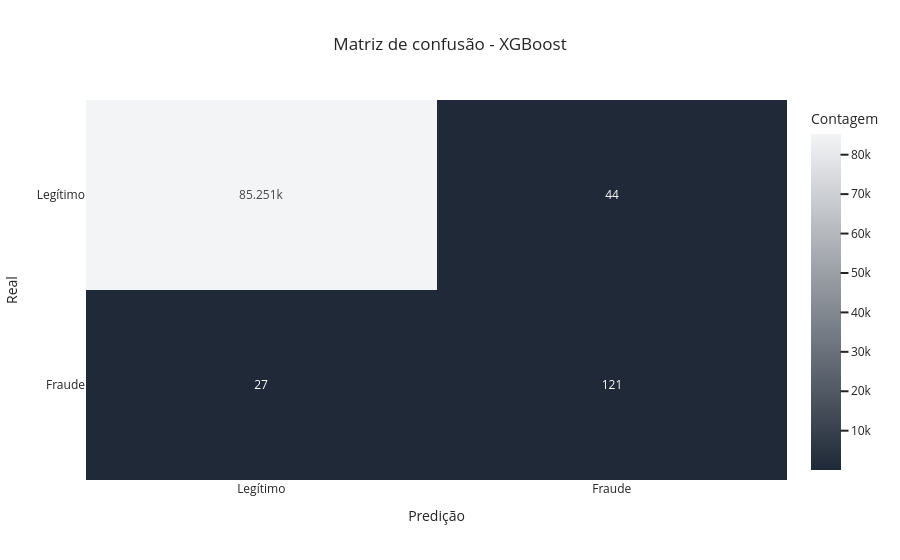

Notebook code for this chart:
### Code cell
# Teste do modelo de XGBoost
y_pred_xgb = best_xgb.predict(x_test)

# Avaliação do modelo com o teste
report_xgb = classification_report(y_test, y_pred_xgb)
print('Relatório de classificação XGBoost')
print(report_xgb)

# Matriz de confusão
conf_xgb = confusion_matrix(y_test, y_pred_xgb)
classes = ['Legítimo', 'Fraude']

fig = px.imshow(
    conf_xgb,
    text_auto=True,
    aspect='auto',
    template='seaborn',
    x=classes,
    y=classes,
    labels= dict(x='Predição', y='Real', color='Contagem'),
    color_continuous_scale= color_scale,
    title='Matriz de confusão - XGBoost'

)
fig.show()

### Figure 1 — Plotly figure (JSON) as saved in the notebook; plotly's stock layout.template omitted (floating-point values rounded to 4 significant figures)
{"data": [{"coloraxis": "coloraxis", "name": "0", "texttemplate": "%{z}", "x": ["Legítimo", "Fraude"], "y": ["Legítimo", "Fraude"], "z": [[85251, 44], [27, 121]], "type": "heatmap", "xaxis": "x", "yaxis": "y", "hovertemplate": "Predição: %{x}<br>Real: %{y}<br>Contagem: %{z}<extra></extra>"}], "layout": {"xaxis": {"anchor": "y", "domain": [0.0, 1.0], "title": {"text": "Predição"}}, "yaxis": {"anchor": "x", "domain": [0.0, 1.0], "autorange": "reversed", "title": {"text": "Real"}}, "coloraxis": {"colorbar": {"title": {"text": "Contagem"}}, "colorscale": [[0, "#1F2937"], [1, "#F3F4F6"]], "autocolorscale": false}, "title": {"text": "Matriz de confusão - XGBoost"}}}
